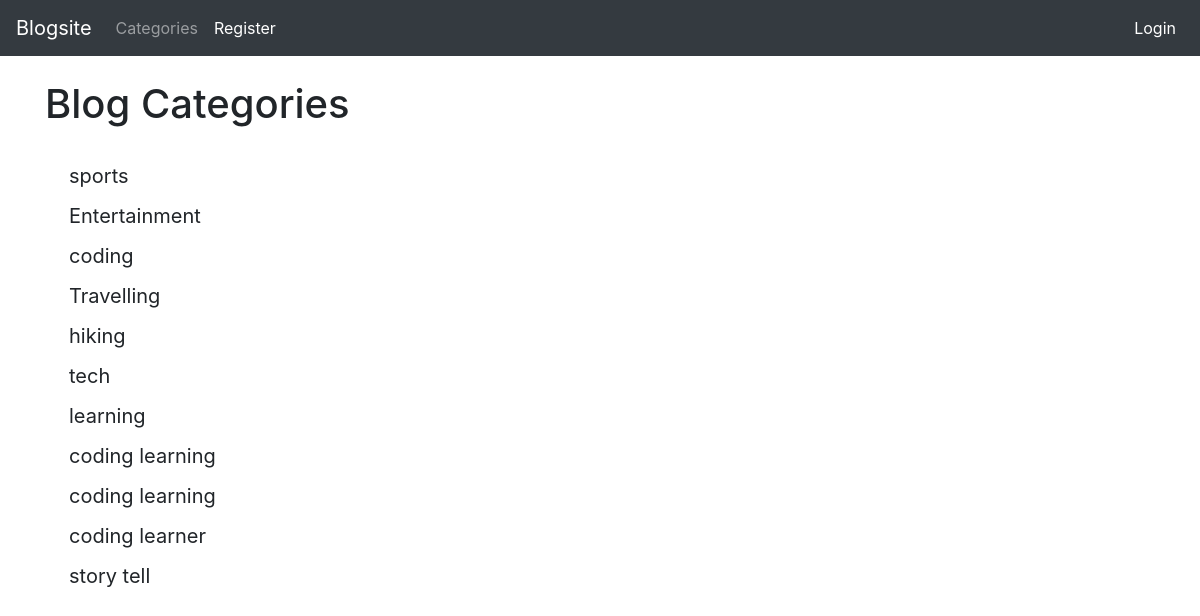
The page /category-list/ on the database its author committed.
### blogapp/models.py (models this page shows, shortened)
class Category(models.Model):
    name=models.CharField(max_length=80)
    def __str__(self):
        return self.name

### blogapp/views.py (the view)
# urls.py: path('category-list/',CategoryListView,name='category-list'),
def CategoryListView(request):
    catmenu_list=Category.objects.all()
    return render(request,'category_list.html',{'catmenu_list':catmenu_list})

### templates/category_list.html (shortened to what this page needs)
{% extends 'base.html' %}
{% block content %}
    <h1>Blog Categories</h1><br>
   {% for item in catmenu_list %}
       <h5><a class="dropdown-item" href="{% url 'category' item|slugify %}">{{ item }}</a></h5>
   {% endfor %}
{% endblock %}

### rows shown on the page
Category: name "sports"
Category: name "Entertainment"
Category: name "coding"
Category: name "Travelling"
Category: name "hiking"
Category: name "tech"
Category: name "learning"
Category: name "coding learning"
Category: name "coding learning"
Category: name "coding learner"
Category: name "story tell"
